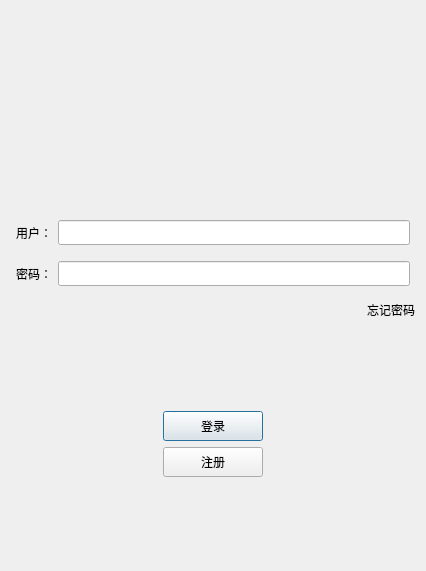
<?xml version="1.0" encoding="UTF-8"?>
<ui version="4.0">
 <class>LoginDialog</class>
 <widget class="QDialog" name="LoginDialog">
  <property name="geometry">
   <rect>
    <x>0</x>
    <y>0</y>
    <width>426</width>
    <height>571</height>
   </rect>
  </property>
  <property name="windowTitle">
   <string>Dialog</string>
  </property>
  <layout class="QVBoxLayout" name="verticalLayout_2">
   <item>
    <widget class="QWidget" name="widget" native="true">
     <layout class="QVBoxLayout" name="verticalLayout_5">
      <item alignment="Qt::AlignmentFlag::AlignHCenter|Qt::AlignmentFlag::AlignVCenter">
       <widget class="QLabel" name="label">
        <property name="minimumSize">
         <size>
          <width>140</width>
          <height>140</height>
         </size>
        </property>
        <property name="maximumSize">
         <size>
          <width>140</width>
          <height>140</height>
         </size>
        </property>
        <property name="text">
         <string/>
        </property>
        <property name="pixmap">
         <pixmap resource="minichat_res.qrc">:/res/qrcode.png</pixmap>
        </property>
        <property name="alignment">
         <set>Qt::AlignmentFlag::AlignCenter</set>
        </property>
       </widget>
      </item>
      <item>
       <spacer name="verticalSpacer">
        <property name="orientation">
         <enum>Qt::Orientation::Vertical</enum>
        </property>
        <property name="sizeHint" stdset="0">
         <size>
          <width>20</width>
          <height>40</height>
         </size>
        </property>
       </spacer>
      </item>
     </layout>
    </widget>
   </item>
   <item>
    <layout class="QVBoxLayout" name="verticalLayout">
     <item>
      <layout class="QHBoxLayout" name="horizontalLayout">
       <property name="leftMargin">
        <number>5</number>
       </property>
       <property name="topMargin">
        <number>5</number>
       </property>
       <property name="rightMargin">
        <number>5</number>
       </property>
       <property name="bottomMargin">
        <number>5</number>
       </property>
       <item>
        <widget class="QLabel" name="user_label">
         <property name="minimumSize">
          <size>
           <width>0</width>
           <height>25</height>
          </size>
         </property>
         <property name="maximumSize">
          <size>
           <width>16777215</width>
           <height>25</height>
          </size>
         </property>
         <property name="text">
          <string>用户：</string>
         </property>
        </widget>
       </item>
       <item>
        <widget class="QLineEdit" name="user_edit">
         <property name="minimumSize">
          <size>
           <width>0</width>
           <height>25</height>
          </size>
         </property>
         <property name="maximumSize">
          <size>
           <width>16777215</width>
           <height>25</height>
          </size>
         </property>
        </widget>
       </item>
      </layout>
     </item>
    </layout>
   </item>
   <item>
    <layout class="QHBoxLayout" name="horizontalLayout_3">
     <property name="leftMargin">
      <number>5</number>
     </property>
     <property name="topMargin">
      <number>5</number>
     </property>
     <property name="rightMargin">
      <number>5</number>
     </property>
     <property name="bottomMargin">
      <number>5</number>
     </property>
     <item>
      <widget class="QLabel" name="pass_label">
       <property name="text">
        <string>密码：</string>
       </property>
      </widget>
     </item>
     <item>
      <widget class="QLineEdit" name="pass_edit">
       <property name="minimumSize">
        <size>
         <width>0</width>
         <height>25</height>
        </size>
       </property>
       <property name="maximumSize">
        <size>
         <width>16777215</width>
         <height>25</height>
        </size>
       </property>
      </widget>
     </item>
    </layout>
   </item>
   <item>
    <layout class="QHBoxLayout" name="horizontalLayout_4">
     <item>
      <spacer name="horizontalSpacer">
       <property name="orientation">
        <enum>Qt::Orientation::Horizontal</enum>
       </property>
       <property name="sizeHint" stdset="0">
        <size>
         <width>40</width>
         <height>20</height>
        </size>
       </property>
      </spacer>
     </item>
     <item>
      <widget class="QLabel" name="label_2">
       <property name="minimumSize">
        <size>
         <width>0</width>
         <height>25</height>
        </size>
       </property>
       <property name="maximumSize">
        <size>
         <width>16777215</width>
         <height>25</height>
        </size>
       </property>
       <property name="text">
        <string>忘记密码</string>
       </property>
      </widget>
     </item>
    </layout>
   </item>
   <item>
    <spacer name="verticalSpacer_2">
     <property name="orientation">
      <enum>Qt::Orientation::Vertical</enum>
     </property>
     <property name="sizeHint" stdset="0">
      <size>
       <width>20</width>
       <height>40</height>
      </size>
     </property>
    </spacer>
   </item>
   <item>
    <layout class="QHBoxLayout" name="horizontalLayout_5">
     <item>
      <spacer name="horizontalSpacer_3">
       <property name="orientation">
        <enum>Qt::Orientation::Horizontal</enum>
       </property>
       <property name="sizeHint" stdset="0">
        <size>
         <width>40</width>
         <height>20</height>
        </size>
       </property>
      </spacer>
     </item>
     <item>
      <widget class="QPushButton" name="pushButton">
       <property name="minimumSize">
        <size>
         <width>100</width>
         <height>30</height>
        </size>
       </property>
       <property name="maximumSize">
        <size>
         <width>100</width>
         <height>30</height>
        </size>
       </property>
       <property name="text">
        <string>登录</string>
       </property>
      </widget>
     </item>
     <item>
      <spacer name="horizontalSpacer_2">
       <property name="orientation">
        <enum>Qt::Orientation::Horizontal</enum>
       </property>
       <property name="sizeHint" stdset="0">
        <size>
         <width>40</width>
         <height>20</height>
        </size>
       </property>
      </spacer>
     </item>
    </layout>
   </item>
   <item>
    <layout class="QHBoxLayout" name="horizontalLayout_6">
     <item>
      <spacer name="horizontalSpacer_4">
       <property name="orientation">
        <enum>Qt::Orientation::Horizontal</enum>
       </property>
       <property name="sizeHint" stdset="0">
        <size>
         <width>40</width>
         <height>20</height>
        </size>
       </property>
      </spacer>
     </item>
     <item>
      <widget class="QPushButton" name="pushButton_2">
       <property name="minimumSize">
        <size>
         <width>100</width>
         <height>30</height>
        </size>
       </property>
       <property name="maximumSize">
        <size>
         <width>100</width>
         <height>30</height>
        </size>
       </property>
       <property name="text">
        <string>注册</string>
       </property>
      </widget>
     </item>
     <item>
      <spacer name="horizontalSpacer_5">
       <property name="orientation">
        <enum>Qt::Orientation::Horizontal</enum>
       </property>
       <property name="sizeHint" stdset="0">
        <size>
         <width>40</width>
         <height>20</height>
        </size>
       </property>
      </spacer>
     </item>
    </layout>
   </item>
   <item>
    <spacer name="verticalSpacer_3">
     <property name="orientation">
      <enum>Qt::Orientation::Vertical</enum>
     </property>
     <property name="sizeHint" stdset="0">
      <size>
       <width>20</width>
       <height>40</height>
      </size>
     </property>
    </spacer>
   </item>
  </layout>
 </widget>
 <resources>
  <include location="minichat_res.qrc"/>
 </resources>
 <connections/>
</ui>
